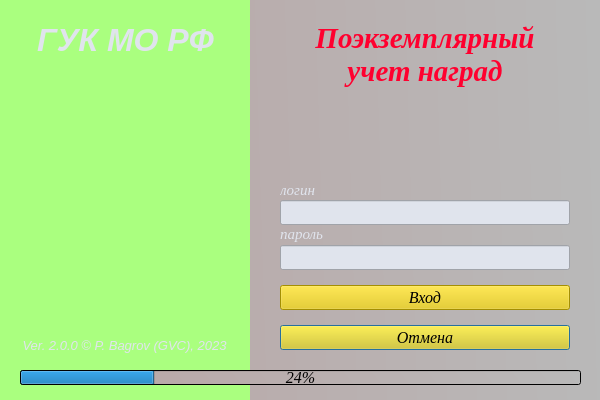
<?xml version="1.0" encoding="UTF-8"?>
<ui version="4.0">
 <class>dlg_authentication</class>
 <widget class="QDialog" name="dlg_authentication">
  <property name="geometry">
   <rect>
    <x>0</x>
    <y>0</y>
    <width>600</width>
    <height>400</height>
   </rect>
  </property>
  <property name="sizePolicy">
   <sizepolicy hsizetype="Fixed" vsizetype="Fixed">
    <horstretch>0</horstretch>
    <verstretch>0</verstretch>
   </sizepolicy>
  </property>
  <property name="font">
   <font>
    <family>Times New Roman</family>
    <pointsize>12</pointsize>
    <weight>50</weight>
    <bold>false</bold>
   </font>
  </property>
  <property name="windowTitle">
   <string>Вход в систему</string>
  </property>
  <property name="windowIcon">
   <iconset resource="resource.qrc">
    <normaloff>:/img/Login Manager.png</normaloff>:/img/Login Manager.png</iconset>
  </property>
  <property name="styleSheet">
   <string notr="true">background-color: qlineargradient(spread:pad, x1:0, y1:0.02, x2:1, y2:0, stop:0 rgba(185, 165, 165, 255), stop:1 rgba(185, 185, 185, 255));</string>
  </property>
  <property name="sizeGripEnabled">
   <bool>false</bool>
  </property>
  <property name="modal">
   <bool>false</bool>
  </property>
  <widget class="QLabel" name="lbl_title">
   <property name="geometry">
    <rect>
     <x>280</x>
     <y>20</y>
     <width>290</width>
     <height>70</height>
    </rect>
   </property>
   <property name="font">
    <font>
     <family>Times New Roman</family>
     <pointsize>22</pointsize>
     <weight>75</weight>
     <italic>true</italic>
     <bold>true</bold>
    </font>
   </property>
   <property name="styleSheet">
    <string notr="true">background-color: rgba(255, 255, 255, 0);
color: rgb(255, 0, 47);</string>
   </property>
   <property name="frameShadow">
    <enum>QFrame::Plain</enum>
   </property>
   <property name="lineWidth">
    <number>0</number>
   </property>
   <property name="text">
    <string>Поэкземплярный
учет наград</string>
   </property>
   <property name="textFormat">
    <enum>Qt::AutoText</enum>
   </property>
   <property name="alignment">
    <set>Qt::AlignCenter</set>
   </property>
  </widget>
  <widget class="QFrame" name="fr1">
   <property name="geometry">
    <rect>
     <x>0</x>
     <y>0</y>
     <width>250</width>
     <height>400</height>
    </rect>
   </property>
   <property name="styleSheet">
    <string notr="true">background-color: rgb(170, 255, 127);
</string>
   </property>
   <property name="frameShape">
    <enum>QFrame::NoFrame</enum>
   </property>
   <property name="frameShadow">
    <enum>QFrame::Plain</enum>
   </property>
   <property name="lineWidth">
    <number>0</number>
   </property>
   <widget class="QFrame" name="fr2">
    <property name="geometry">
     <rect>
      <x>-200</x>
      <y>-5</y>
      <width>800</width>
      <height>450</height>
     </rect>
    </property>
    <property name="styleSheet">
     <string notr="true">image: url(:/resource/Images/1612446167_135-p-cherno-serii-fon-na-rabochii-stol-170.jpg);</string>
    </property>
    <property name="frameShape">
     <enum>QFrame::StyledPanel</enum>
    </property>
    <property name="frameShadow">
     <enum>QFrame::Raised</enum>
    </property>
    <widget class="QLabel" name="lbl_gus">
     <property name="geometry">
      <rect>
       <x>200</x>
       <y>60</y>
       <width>251</width>
       <height>271</height>
      </rect>
     </property>
     <property name="styleSheet">
      <string notr="true">background-color: rgba(255, 255, 255,0);
image: url(:/img/1200px-Great_emblem_of_the_Russian_Signal_corps.svg.png);
image: url(:/resource/Images/guk.png);</string>
     </property>
     <property name="text">
      <string/>
     </property>
    </widget>
   </widget>
  </widget>
  <widget class="QProgressBar" name="pb_login">
   <property name="geometry">
    <rect>
     <x>20</x>
     <y>370</y>
     <width>561</width>
     <height>15</height>
    </rect>
   </property>
   <property name="font">
    <font>
     <family>Times New Roman</family>
     <pointsize>12</pointsize>
     <weight>50</weight>
     <italic>true</italic>
     <bold>false</bold>
    </font>
   </property>
   <property name="styleSheet">
    <string notr="true"/>
   </property>
   <property name="value">
    <number>24</number>
   </property>
  </widget>
  <widget class="QLabel" name="lbl_org_name">
   <property name="geometry">
    <rect>
     <x>10</x>
     <y>10</y>
     <width>231</width>
     <height>60</height>
    </rect>
   </property>
   <property name="font">
    <font>
     <family>Tahoma</family>
     <pointsize>24</pointsize>
     <weight>75</weight>
     <italic>true</italic>
     <bold>true</bold>
    </font>
   </property>
   <property name="styleSheet">
    <string notr="true">background-color: rgba(255, 255, 255, 0);
color: rgb(224, 228, 237);</string>
   </property>
   <property name="text">
    <string>ГУК МО РФ</string>
   </property>
   <property name="alignment">
    <set>Qt::AlignCenter</set>
   </property>
  </widget>
  <widget class="QLabel" name="lbl_copyricht">
   <property name="geometry">
    <rect>
     <x>14</x>
     <y>330</y>
     <width>221</width>
     <height>31</height>
    </rect>
   </property>
   <property name="font">
    <font>
     <family>Tahoma</family>
     <pointsize>10</pointsize>
     <weight>50</weight>
     <italic>true</italic>
     <bold>false</bold>
    </font>
   </property>
   <property name="styleSheet">
    <string notr="true">background-color: rgba(255, 255, 255, 0);
color: rgb(224, 228, 237);</string>
   </property>
   <property name="text">
    <string>&lt;html&gt;&lt;head/&gt;&lt;body&gt;&lt;p align=&quot;center&quot;&gt;Ver. 2.0.0 © P. Bagrov (GVC), 2023&lt;/p&gt;&lt;/body&gt;&lt;/html&gt;</string>
   </property>
  </widget>
  <widget class="QLabel" name="lbl_info">
   <property name="geometry">
    <rect>
     <x>280</x>
     <y>129</y>
     <width>291</width>
     <height>221</height>
    </rect>
   </property>
   <property name="font">
    <font>
     <family>Times New Roman</family>
     <pointsize>12</pointsize>
     <weight>50</weight>
     <italic>true</italic>
     <bold>false</bold>
    </font>
   </property>
   <property name="styleSheet">
    <string notr="true">background-color: rgba(255, 255, 255, 0);</string>
   </property>
   <property name="text">
    <string/>
   </property>
   <property name="alignment">
    <set>Qt::AlignLeading|Qt::AlignLeft|Qt::AlignTop</set>
   </property>
  </widget>
  <widget class="QFrame" name="fr_login">
   <property name="enabled">
    <bool>true</bool>
   </property>
   <property name="geometry">
    <rect>
     <x>280</x>
     <y>180</y>
     <width>291</width>
     <height>171</height>
    </rect>
   </property>
   <property name="styleSheet">
    <string notr="true">background-color: rgba(255, 255, 255, 0);</string>
   </property>
   <property name="frameShape">
    <enum>QFrame::StyledPanel</enum>
   </property>
   <property name="frameShadow">
    <enum>QFrame::Raised</enum>
   </property>
   <widget class="QPushButton" name="btn_close">
    <property name="geometry">
     <rect>
      <x>0</x>
      <y>145</y>
      <width>290</width>
      <height>25</height>
     </rect>
    </property>
    <property name="font">
     <font>
      <family>Times New Roman</family>
      <pointsize>12</pointsize>
      <italic>true</italic>
     </font>
    </property>
    <property name="styleSheet">
     <string notr="true">background-color: rgb(255, 255, 127);
background-color: rgb(230, 200, 3);</string>
    </property>
    <property name="text">
     <string>Отмена</string>
    </property>
   </widget>
   <widget class="QLineEdit" name="le_login">
    <property name="geometry">
     <rect>
      <x>0</x>
      <y>20</y>
      <width>290</width>
      <height>25</height>
     </rect>
    </property>
    <property name="font">
     <font>
      <family>Times New Roman</family>
      <pointsize>12</pointsize>
      <weight>50</weight>
      <bold>false</bold>
     </font>
    </property>
    <property name="styleSheet">
     <string notr="true">background-color: rgb(224, 228, 237);</string>
    </property>
   </widget>
   <widget class="QPushButton" name="btn_login">
    <property name="geometry">
     <rect>
      <x>0</x>
      <y>105</y>
      <width>290</width>
      <height>25</height>
     </rect>
    </property>
    <property name="font">
     <font>
      <family>Times New Roman</family>
      <pointsize>12</pointsize>
      <italic>true</italic>
     </font>
    </property>
    <property name="styleSheet">
     <string notr="true">background-color: rgb(255, 255, 127);
background-color: rgb(230, 200, 3);</string>
    </property>
    <property name="text">
     <string>Вход</string>
    </property>
   </widget>
   <widget class="QLabel" name="lbl_login">
    <property name="geometry">
     <rect>
      <x>0</x>
      <y>0</y>
      <width>291</width>
      <height>20</height>
     </rect>
    </property>
    <property name="font">
     <font>
      <family>Times New Roman</family>
      <pointsize>11</pointsize>
      <italic>true</italic>
     </font>
    </property>
    <property name="styleSheet">
     <string notr="true">background-color: rgba(255, 255, 255, 0);
color: rgb(224, 228, 237);</string>
    </property>
    <property name="text">
     <string>логин</string>
    </property>
   </widget>
   <widget class="QLineEdit" name="le_pass">
    <property name="geometry">
     <rect>
      <x>0</x>
      <y>65</y>
      <width>290</width>
      <height>25</height>
     </rect>
    </property>
    <property name="font">
     <font>
      <family>Times New Roman</family>
      <pointsize>12</pointsize>
      <weight>50</weight>
      <bold>false</bold>
     </font>
    </property>
    <property name="styleSheet">
     <string notr="true">background-color: rgb(235, 235, 235);
background-color: rgb(224, 228, 237);</string>
    </property>
    <property name="echoMode">
     <enum>QLineEdit::Password</enum>
    </property>
   </widget>
   <widget class="QLabel" name="lbl_password">
    <property name="geometry">
     <rect>
      <x>0</x>
      <y>45</y>
      <width>291</width>
      <height>18</height>
     </rect>
    </property>
    <property name="font">
     <font>
      <family>Times New Roman</family>
      <pointsize>11</pointsize>
      <italic>true</italic>
     </font>
    </property>
    <property name="styleSheet">
     <string notr="true">background-color: rgba(255, 255, 255, 0);
color: rgb(224, 228, 237);</string>
    </property>
    <property name="text">
     <string>пароль</string>
    </property>
   </widget>
  </widget>
  <zorder>lbl_info</zorder>
  <zorder>fr1</zorder>
  <zorder>pb_login</zorder>
  <zorder>lbl_title</zorder>
  <zorder>lbl_org_name</zorder>
  <zorder>lbl_copyricht</zorder>
  <zorder>fr_login</zorder>
 </widget>
 <tabstops>
  <tabstop>le_login</tabstop>
  <tabstop>le_pass</tabstop>
  <tabstop>btn_login</tabstop>
  <tabstop>btn_close</tabstop>
 </tabstops>
 <resources>
  <include location="resource.qrc"/>
 </resources>
 <connections/>
</ui>
